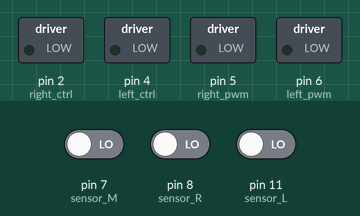
The sketch below on a simulated Arduino Uno, built with avr-gcc and run on an emulated ATmega328P. Parts: switched loads named in the sketch (green lamp = pin HIGH). Inputs (shaded band) come from the test bench; at power-on: pin 7 (sensor_M) LOW, pin 8 (sensor_R) LOW, pin 11 (sensor_L) LOW.

Above: at 1.2 s.
1.3 s: pin 7 (sensor_M) driven HIGH
At 1.6 s:
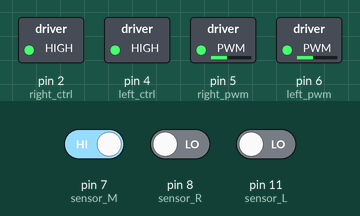
2.8 s: pin 8 (sensor_R) driven HIGH
At 4.0 s:
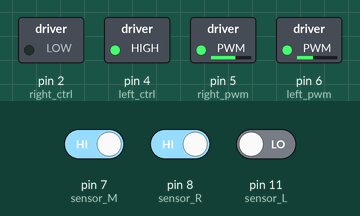
4.3 s: pin 8 (sensor_R) driven LOW
At 5.1 s:
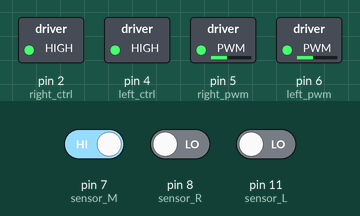
5.8 s: pin 11 (sensor_L) driven HIGH
At 6.2 s:
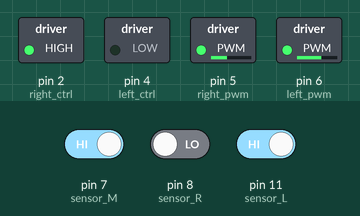
7.3 s: pin 11 (sensor_L) driven LOW
At 8.6 s:
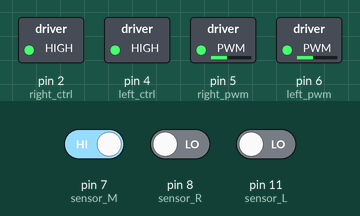
Timing chart, 0 to 9.8 s (numbered marks = the images above; inputs shaded):
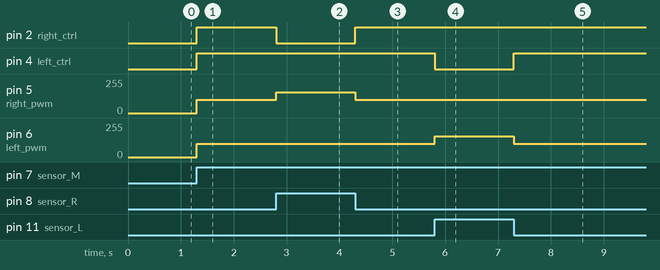

The sketch:

lesson_11_Tracking_turtle.ino
```cpp
//*************************************************************************
/*
 keyestudio smart turtle robot
 lesson 11
 Thacking turtle
 http://www.keyestudio.com
*/
int left_ctrl = 4;//define direction control pin of A motor
int left_pwm = 6;//define PWM control pin of A motor
int right_ctrl = 2;//define direction control pin of B motor
int right_pwm = 5;//define PWM control pin of B motor
int sensor_L = 11;//define the pin of left line tracking sensor
int sensor_M = 7;//define the pin of middle line tracking sensor
int sensor_R = 8;//define the pin of right line tracking sensor
int L_val,M_val,R_val;//define these variables

void setup() {
  Serial.begin(9600);//start serial monitor and set baud rate to 9600
  pinMode(left_ctrl,OUTPUT);//set direction control pin of A motor to OUTPUT
  pinMode(left_pwm,OUTPUT);//set PWM control pin of A motor to OUTPUT
  pinMode(right_ctrl,OUTPUT);//set direction control pin of B motor to OUTPUT
  pinMode(right_pwm,OUTPUT);//set PWM control pin of B motor to OUTPUT
  pinMode(sensor_L,INPUT);//set the pins of left line tracking sensor to INPUT
  pinMode(sensor_M,INPUT);//set the pins of middle line tracking sensor to INPUT
  pinMode(sensor_R,INPUT);//set the pins of right line tracking sensor to INPUT
}

void loop()
{
  tracking(); //run main program
}

void tracking()
{
  L_val = digitalRead(sensor_L);//read the value of left line tracking sensor
  M_val = digitalRead(sensor_M);//read the value of middle line tracking sensor
  R_val = digitalRead(sensor_R);//read the value of right line tracking sensor

  if(M_val == 1){//if the state of middle one is 1, which means detecting black line

     if (L_val == 1 && R_val == 0) { //If a black line is detected on the left, but not on the right, turn left
        left();
    }
     else if (L_val == 0 && R_val == 1) { //Otherwise, if a black line is detected on the right and not on the left, turn right
      right();
    }
     else { //Otherwise,forward
      front();
    }
  }
  else { //No black lines detected in the middle
    if (L_val == 1 && R_val == 0) { //If a black line is detected on the left, but not on the right, turn left
      left();
    }
    else if (L_val == 0 && R_val == 1) { //Otherwise, if a black line is detected on the right and not on the left, turn right
      right();
    }
    else { //Otherwise,stop
      Stop();
    }
  }
}
void front()//define the status of going forward
{
  digitalWrite(left_ctrl,HIGH);
  analogWrite(left_pwm,100);
  digitalWrite(right_ctrl,HIGH);
  analogWrite(right_pwm,100);
}
void back()//define the state of going back
{
  digitalWrite(left_ctrl,LOW);
  analogWrite(left_pwm,155);
  digitalWrite(right_ctrl,LOW);
  analogWrite(right_pwm,155);
}
void left()//define the left-turning state
{
  digitalWrite(left_ctrl,LOW);
  analogWrite(left_pwm,155);
  digitalWrite(right_ctrl,HIGH);
  analogWrite(right_pwm,100);
}
void right()//define the right-turning state
{
  digitalWrite(left_ctrl,HIGH);
  analogWrite(left_pwm,100);
  digitalWrite(right_ctrl,LOW);
  analogWrite(right_pwm,155);
}
void Stop()//define the state of stop
{
  digitalWrite(left_ctrl, LOW);
  analogWrite(left_pwm,0);
  digitalWrite(right_ctrl, LOW);
  analogWrite(right_pwm,0);
}
//*************************************************************************
```

Measured:
- after the input at 1.3 s, pin 2 (right_ctrl), pin 4 (left_ctrl): LOW → HIGH at once; pin 5 (right_pwm), pin 6 (left_pwm): 0/255 → 100/255 at once
- after the input at 2.8 s, pin 2 (right_ctrl): HIGH → LOW at once; pin 5 (right_pwm): 100/255 → 155/255 at once
- after the input at 4.3 s, pin 2 (right_ctrl): LOW → HIGH at once; pin 5 (right_pwm): 155/255 → 100/255 at once
- after the input at 5.8 s, pin 4 (left_ctrl): HIGH → LOW at once; pin 6 (left_pwm): 100/255 → 155/255 at once
- after the input at 7.3 s, pin 4 (left_ctrl): LOW → HIGH at once; pin 6 (left_pwm): 155/255 → 100/255 at once
